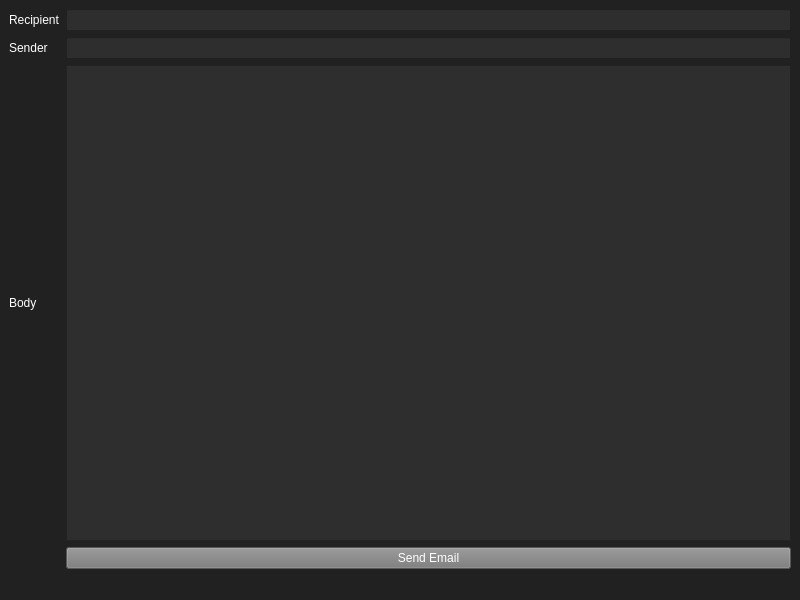
<?xml version="1.0" encoding="UTF-8"?>
<ui version="4.0">
 <class>MainWindow</class>
 <widget class="QMainWindow" name="MainWindow">
  <property name="geometry">
   <rect>
    <x>0</x>
    <y>0</y>
    <width>800</width>
    <height>600</height>
   </rect>
  </property>
  <property name="windowTitle">
   <string>MainWindow</string>
  </property>
  <property name="styleSheet">
   <string notr="true">QWidget{
background-color: rgb(33,33,33);
color: #FFFFFF;
}
QTextEdit{
background-color: rgb(46,46,46);
}
QLineEdit{
background-color: rgb(46,46,46);
}
QPushButton{
background-color: rgb(120,120,120);
}</string>
  </property>
  <widget class="QWidget" name="centralwidget">
   <layout class="QGridLayout" name="gridLayout">
    <item row="0" column="0">
     <widget class="QLabel" name="label">
      <property name="text">
       <string>Recipient</string>
      </property>
     </widget>
    </item>
    <item row="0" column="1">
     <widget class="QLineEdit" name="lineEdit"/>
    </item>
    <item row="1" column="0">
     <widget class="QLabel" name="label_sender">
      <property name="text">
       <string>Sender</string>
      </property>
     </widget>
    </item>
    <item row="1" column="1">
     <widget class="QLineEdit" name="lineEdit_sender"/>
    </item>
    <item row="2" column="0">
     <widget class="QLabel" name="label_2">
      <property name="text">
       <string>Body</string>
      </property>
     </widget>
    </item>
    <item row="2" column="1">
     <widget class="QTextEdit" name="textEdit">
      <property name="maximumSize">
       <size>
        <width>1000</width>
        <height>1000</height>
       </size>
      </property>
     </widget>
    </item>
    <item row="3" column="1">
     <widget class="QPushButton" name="emailButton">
      <property name="text">
       <string>Send Email</string>
      </property>
     </widget>
    </item>
   </layout>
  </widget>
  <widget class="QMenuBar" name="menubar">
   <property name="geometry">
    <rect>
     <x>0</x>
     <y>0</y>
     <width>800</width>
     <height>30</height>
    </rect>
   </property>
  </widget>
  <widget class="QStatusBar" name="statusbar"/>
 </widget>
 <resources/>
 <connections/>
</ui>
